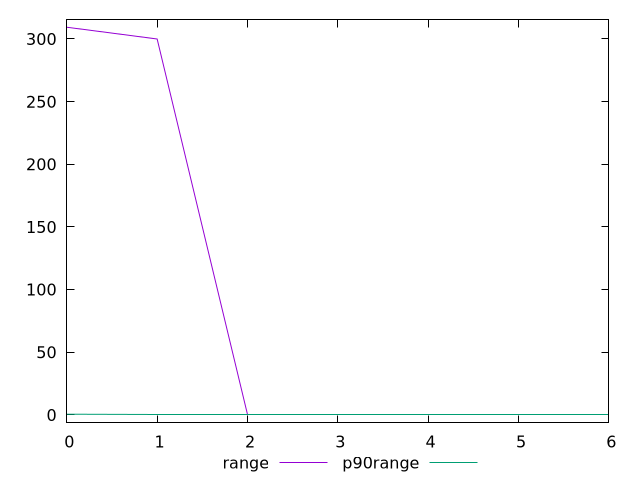

Recreate this plot in gnuplot.
$_range <<EOF
0 309.376
1 300
2 0
3 0
4 0
5 0
6 0
EOF
$_p90Range <<EOF
0 0.5380000000000109
1 0
2 0
3 0
4 0
5 0
6 0
EOF
set key outside below
set terminal pngcairo
set output "report_00006_2020-11-02T20-21-41.718Z/uses-rel-preconnect/progession_range_p90range.png"
set yrange [-6.187519999999999:315.56352]
plot $_range title "range" with line ,$_p90Range title "p90range" with line ,
